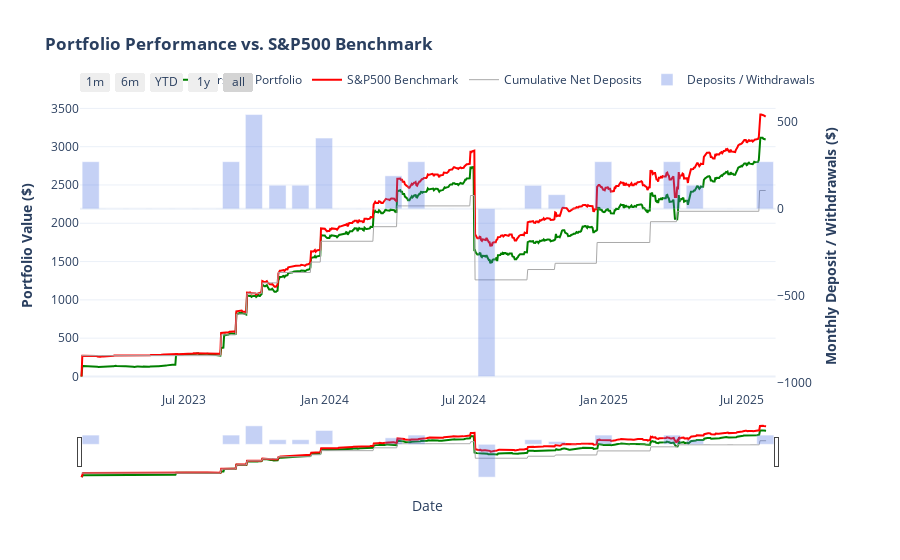

Here is the notebook cell this chart was saved with:
### Code cell
fig = make_subplots(specs=[[{"secondary_y": True}]])

fig.add_trace(
    go.Scatter(
        x=holdings["Portfolio Value"].index,
        y=holdings["Portfolio Value"]["Value"],
        mode="lines",
        name="Personal Portfolio",
        line=dict(color="green", width=2),
    ),
    secondary_y=False,
)

fig.add_trace(
    go.Scatter(
        x=benchmark.index,
        y=benchmark["Portfolio Value"],
        mode="lines",
        name="S&P500 Benchmark",
        line=dict(color="red", width=2),
    ),
    secondary_y=False,
)

fig.add_trace(
    go.Scatter(
        x=benchmark.index,
        y=benchmark["Net Deposit"].fillna(0).cumsum(),
        mode="lines",
        name="Cumulative Net Deposits",
        line=dict(color="darkgrey", width=1),
    ),
    secondary_y=False,
)

fig.add_trace(
    go.Bar(
        x=monthly_deposits.index,
        y=monthly_deposits,
        name="Deposits / Withdrawals",
        marker_color="royalblue",
        opacity=0.3,
    ),
    secondary_y=True,
)

fig.update_layout(
    title_text="<b>Portfolio Performance vs. S&P500 Benchmark</b>",
    template="plotly_white",
    barmode="relative",
    legend=dict(orientation="h", yanchor="bottom", y=1.02, xanchor="right", x=1),
    xaxis=dict(
        title="Date",
        rangeselector=dict(
            buttons=list(
                [
                    dict(count=1, label="1m", step="month", stepmode="backward"),
                    dict(count=6, label="6m", step="month", stepmode="backward"),
                    dict(count=1, label="YTD", step="year", stepmode="todate"),
                    dict(count=1, label="1y", step="year", stepmode="backward"),
                    dict(step="all"),
                ]
            )
        ),
        rangeslider=dict(visible=True),
        type="date",
    ),
)

fig.update_yaxes(title_text="<b>Portfolio Value ($)</b>", secondary_y=False)
fig.update_yaxes(
    title_text="<b>Monthly Deposit / Withdrawals ($)</b>",
    secondary_y=True,
    showgrid=False,
    layer="below traces",
)

fig.show()

### Figure 1 — Plotly figure (JSON) as saved in the notebook; plotly's stock layout.template omitted (floating-point values rounded to 4 significant figures; data arrays with more than 128 entries replaced by an {"elided": "..."} marker saying what was removed)
{"data": [{"line": {"color": "green", "width": 2}, "mode": "lines", "name": "Personal Portfolio", "type": "scatter", "x": {"elided": "898 str values"}, "xaxis": "x", "y": {"elided": "898 float values"}, "yaxis": "y"}, {"line": {"color": "red", "width": 2}, "mode": "lines", "name": "S&P500 Benchmark", "type": "scatter", "x": {"elided": "898 str values"}, "xaxis": "x", "y": {"elided": "898 float values"}, "yaxis": "y"}, {"line": {"color": "darkgrey", "width": 1}, "mode": "lines", "name": "Cumulative Net Deposits", "type": "scatter", "x": {"elided": "898 str values"}, "xaxis": "x", "y": {"elided": "898 float values"}, "yaxis": "y"}, {"marker": {"color": "royalblue"}, "name": "Deposits / Withdrawals", "opacity": 0.3, "type": "bar", "x": ["2023-02-28T00:00:00", "2023-03-31T00:00:00", "2023-04-30T00:00:00", "2023-05-31T00:00:00", "2023-06-30T00:00:00", "2023-07-31T00:00:00", "2023-08-31T00:00:00", "2023-09-30T00:00:00", "2023-10-31T00:00:00", "2023-11-30T00:00:00", "2023-12-31T00:00:00", "2024-01-31T00:00:00", "2024-02-29T00:00:00", "2024-03-31T00:00:00", "2024-04-30T00:00:00", "2024-05-31T00:00:00", "2024-06-30T00:00:00", "2024-07-31T00:00:00", "2024-08-31T00:00:00", "2024-09-30T00:00:00", "2024-10-31T00:00:00", "2024-11-30T00:00:00", "2024-12-31T00:00:00", "2025-01-31T00:00:00", "2025-02-28T00:00:00", "2025-03-31T00:00:00", "2025-04-30T00:00:00", "2025-05-31T00:00:00", "2025-06-30T00:00:00", "2025-07-31T00:00:00"], "xaxis": "x", "y": [271.6, 0.0, 0.0, 0.0, 0.0, 0.0, 271.6, 543.1, 135.8, 135.8, 407.4, 0.0, 0.0, 190.1, 271.6, 0.0, 0.0, -965.8, 0.0, 135.0, 81.47, 0.0, 271.6, 0.0, 0.0, 271.6, 135.8, 0.0, 0.0, 271.6], "yaxis": "y2"}], "layout": {"barmode": "relative", "legend": {"orientation": "h", "x": 1, "xanchor": "right", "y": 1.02, "yanchor": "bottom"}, "title": {"text": "<b>Portfolio Performance vs. S&P500 Benchmark</b>"}, "xaxis": {"anchor": "y", "domain": [0, 0.94], "rangeselector": {"buttons": [{"count": 1, "label": "1m", "step": "month", "stepmode": "backward"}, {"count": 6, "label": "6m", "step": "month", "stepmode": "backward"}, {"count": 1, "label": "YTD", "step": "year", "stepmode": "todate"}, {"count": 1, "label": "1y", "step": "year", "stepmode": "backward"}, {"step": "all"}]}, "rangeslider": {"visible": true}, "title": {"text": "Date"}, "type": "date"}, "yaxis": {"anchor": "x", "domain": [0, 1], "title": {"text": "<b>Portfolio Value ($)</b>"}}, "yaxis2": {"anchor": "x", "layer": "below traces", "overlaying": "y", "showgrid": false, "side": "right", "title": {"text": "<b>Monthly Deposit / Withdrawals ($)</b>"}}}}
